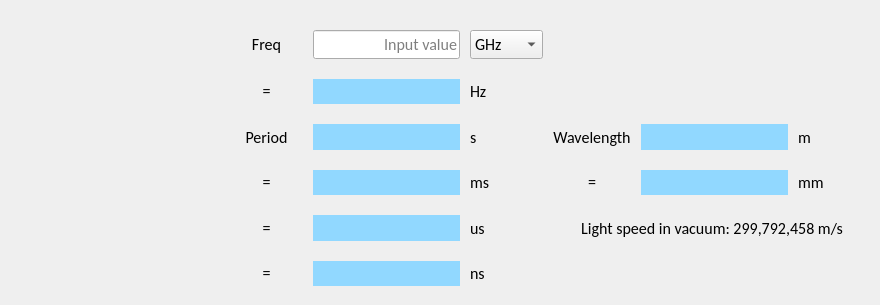
      <widget class="QWidget" name="tab_8">
       <attribute name="title">
        <string>Frequency</string>
       </attribute>
       <widget class="QWidget" name="gridLayoutWidget_5">
        <property name="geometry">
         <rect>
          <x>230</x>
          <y>30</y>
          <width>641</width>
          <height>266</height>
         </rect>
        </property>
        <layout class="QGridLayout" name="gridLayout_5" rowstretch="0,0,0,0,0,0" columnstretch="1,2,1,1,2,1">
         <property name="bottomMargin">
          <number>10</number>
         </property>
         <property name="horizontalSpacing">
          <number>10</number>
         </property>
         <property name="verticalSpacing">
          <number>20</number>
         </property>
         <item row="0" column="0">
          <widget class="QLabel" name="label_freqinput">
           <property name="font">
            <font>
             <family>Calibri</family>
             <pointsize>12</pointsize>
             <bold>false</bold>
            </font>
           </property>
           <property name="text">
            <string>Freq</string>
           </property>
           <property name="alignment">
            <set>Qt::AlignCenter</set>
           </property>
          </widget>
         </item>
         <item row="0" column="2">
          <widget class="QComboBox" name="comboBox_freq">
           <property name="font">
            <font>
             <family>Calibri</family>
             <pointsize>12</pointsize>
             <bold>false</bold>
            </font>
           </property>
           <item>
            <property name="text">
             <string>GHz</string>
            </property>
           </item>
           <item>
            <property name="text">
             <string>MHz</string>
            </property>
           </item>
           <item>
            <property name="text">
             <string>KHz</string>
            </property>
           </item>
          </widget>
         </item>
         <item row="2" column="2">
          <widget class="QLabel" name="label_11">
           <property name="font">
            <font>
             <family>Calibri</family>
             <pointsize>12</pointsize>
             <bold>false</bold>
            </font>
           </property>
           <property name="text">
            <string>s</string>
           </property>
           <property name="alignment">
            <set>Qt::AlignLeading|Qt::AlignLeft|Qt::AlignVCenter</set>
           </property>
          </widget>
         </item>
         <item row="3" column="1">
          <widget class="QLabel" name="label_freq_ms">
           <property name="font">
            <font>
             <family>Calibri</family>
             <pointsize>12</pointsize>
             <bold>false</bold>
            </font>
           </property>
           <property name="styleSheet">
            <string notr="true">QLabel{background-color: rgb(145, 216, 255)}</string>
           </property>
           <property name="text">
            <string/>
           </property>
           <property name="alignment">
            <set>Qt::AlignCenter</set>
           </property>
          </widget>
         </item>
         <item row="2" column="3">
          <widget class="QLabel" name="label_freqinput_3">
           <property name="font">
            <font>
             <family>Calibri</family>
             <pointsize>12</pointsize>
             <bold>false</bold>
            </font>
           </property>
           <property name="text">
            <string>Wavelength</string>
           </property>
           <property name="alignment">
            <set>Qt::AlignCenter</set>
           </property>
          </widget>
         </item>
         <item row="2" column="5">
          <widget class="QLabel" name="label_15">
           <property name="font">
            <font>
             <family>Calibri</family>
             <pointsize>12</pointsize>
             <bold>false</bold>
            </font>
           </property>
           <property name="text">
            <string>m</string>
           </property>
           <property name="alignment">
            <set>Qt::AlignLeading|Qt::AlignLeft|Qt::AlignVCenter</set>
           </property>
          </widget>
         </item>
         <item row="3" column="5">
          <widget class="QLabel" name="label_16">
           <property name="font">
            <font>
             <family>Calibri</family>
             <pointsize>12</pointsize>
             <bold>false</bold>
            </font>
           </property>
           <property name="text">
            <string>mm</string>
           </property>
           <property name="alignment">
            <set>Qt::AlignLeading|Qt::AlignLeft|Qt::AlignVCenter</set>
           </property>
          </widget>
         </item>
         <item row="5" column="1">
          <widget class="QLabel" name="label_freq_ns">
           <property name="font">
            <font>
             <family>Calibri</family>
             <pointsize>12</pointsize>
             <bold>false</bold>
            </font>
           </property>
           <property name="styleSheet">
            <string notr="true">QLabel{background-color: rgb(145, 216, 255)}</string>
           </property>
           <property name="text">
            <string/>
           </property>
           <property name="alignment">
            <set>Qt::AlignCenter</set>
           </property>
          </widget>
         </item>
         <item row="3" column="0">
          <widget class="QLabel" name="label_ageinput_27">
           <property name="font">
            <font>
             <family>Calibri</family>
             <pointsize>12</pointsize>
             <bold>false</bold>
            </font>
           </property>
           <property name="text">
            <string>=</string>
           </property>
           <property name="alignment">
            <set>Qt::AlignCenter</set>
           </property>
          </widget>
         </item>
         <item row="2" column="0">
          <widget class="QLabel" name="label_freqinput_2">
           <property name="font">
            <font>
             <family>Calibri</family>
             <pointsize>12</pointsize>
             <bold>false</bold>
            </font>
           </property>
           <property name="text">
            <string>Period</string>
           </property>
           <property name="alignment">
            <set>Qt::AlignCenter</set>
           </property>
          </widget>
         </item>
         <item row="3" column="2">
          <widget class="QLabel" name="label_12">
           <property name="font">
            <font>
             <family>Calibri</family>
             <pointsize>12</pointsize>
             <bold>false</bold>
            </font>
           </property>
           <property name="text">
            <string>ms</string>
           </property>
           <property name="alignment">
            <set>Qt::AlignLeading|Qt::AlignLeft|Qt::AlignVCenter</set>
           </property>
          </widget>
         </item>
         <item row="4" column="1">
          <widget class="QLabel" name="label_freq_us">
           <property name="font">
            <font>
             <family>Calibri</family>
             <pointsize>12</pointsize>
             <bold>false</bold>
            </font>
           </property>
           <property name="styleSheet">
            <string notr="true">QLabel{background-color: rgb(145, 216, 255)}</string>
           </property>
           <property name="text">
            <string/>
           </property>
           <property name="alignment">
            <set>Qt::AlignCenter</set>
           </property>
          </widget>
         </item>
         <item row="0" column="1">
          <widget class="QLineEdit" name="lineEdit_freqinput">
           <property name="font">
            <font>
             <family>Calibri</family>
             <pointsize>12</pointsize>
             <bold>false</bold>
            </font>
           </property>
           <property name="alignment">
            <set>Qt::AlignRight|Qt::AlignTrailing|Qt::AlignVCenter</set>
           </property>
           <property name="dragEnabled">
            <bool>true</bool>
           </property>
           <property name="placeholderText">
            <string>Input value</string>
           </property>
          </widget>
         </item>
         <item row="3" column="3">
          <widget class="QLabel" name="label_ageinput_30">
           <property name="font">
            <font>
             <family>Calibri</family>
             <pointsize>12</pointsize>
             <bold>false</bold>
            </font>
           </property>
           <property name="text">
            <string>=</string>
           </property>
           <property name="alignment">
            <set>Qt::AlignCenter</set>
           </property>
          </widget>
         </item>
         <item row="4" column="3" colspan="3">
          <widget class="QLabel" name="label_freqinput_4">
           <property name="font">
            <font>
             <family>Calibri</family>
             <pointsize>12</pointsize>
             <bold>false</bold>
            </font>
           </property>
           <property name="text">
            <string>Light speed in vacuum: 299,792,458 m/s</string>
           </property>
           <property name="alignment">
            <set>Qt::AlignCenter</set>
           </property>
          </widget>
         </item>
         <item row="4" column="2">
          <widget class="QLabel" name="label_13">
           <property name="font">
            <font>
             <family>Calibri</family>
             <pointsize>12</pointsize>
             <bold>false</bold>
            </font>
           </property>
           <property name="text">
            <string>us</string>
           </property>
           <property name="alignment">
            <set>Qt::AlignLeading|Qt::AlignLeft|Qt::AlignVCenter</set>
           </property>
          </widget>
         </item>
         <item row="2" column="1">
          <widget class="QLabel" name="label_freq_s">
           <property name="font">
            <font>
             <family>Calibri</family>
             <pointsize>12</pointsize>
             <bold>false</bold>
            </font>
           </property>
           <property name="styleSheet">
            <string notr="true">QLabel{background-color: rgb(145, 216, 255)}</string>
           </property>
           <property name="text">
            <string/>
           </property>
           <property name="alignment">
            <set>Qt::AlignCenter</set>
           </property>
          </widget>
         </item>
         <item row="2" column="4">
          <widget class="QLabel" name="label_freqlambda_m">
           <property name="font">
            <font>
             <family>Calibri</family>
             <pointsize>12</pointsize>
             <bold>false</bold>
            </font>
           </property>
           <property name="styleSheet">
            <string notr="true">QLabel{background-color: rgb(145, 216, 255)}</string>
           </property>
           <property name="text">
            <string/>
           </property>
           <property name="alignment">
            <set>Qt::AlignCenter</set>
           </property>
          </widget>
         </item>
         <item row="5" column="2">
          <widget class="QLabel" name="label_14">
           <property name="font">
            <font>
             <family>Calibri</family>
             <pointsize>12</pointsize>
             <bold>false</bold>
            </font>
           </property>
           <property name="text">
            <string>ns</string>
           </property>
           <property name="alignment">
            <set>Qt::AlignLeading|Qt::AlignLeft|Qt::AlignVCenter</set>
           </property>
          </widget>
         </item>
         <item row="4" column="0">
          <widget class="QLabel" name="label_ageinput_28">
           <property name="font">
            <font>
             <family>Calibri</family>
             <pointsize>12</pointsize>
             <bold>false</bold>
            </font>
           </property>
           <property name="text">
            <string>=</string>
           </property>
           <property name="alignment">
            <set>Qt::AlignCenter</set>
           </property>
          </widget>
         </item>
         <item row="3" column="4">
          <widget class="QLabel" name="label_freqlambda_mm">
           <property name="font">
            <font>
             <family>Calibri</family>
             <pointsize>12</pointsize>
             <bold>false</bold>
            </font>
           </property>
           <property name="styleSheet">
            <string notr="true">QLabel{background-color: rgb(145, 216, 255)}</string>
           </property>
           <property name="text">
            <string/>
           </property>
           <property name="alignment">
            <set>Qt::AlignCenter</set>
           </property>
          </widget>
         </item>
         <item row="5" column="0">
          <widget class="QLabel" name="label_ageinput_29">
           <property name="font">
            <font>
             <family>Calibri</family>
             <pointsize>12</pointsize>
             <bold>false</bold>
            </font>
           </property>
           <property name="text">
            <string>=</string>
           </property>
           <property name="alignment">
            <set>Qt::AlignCenter</set>
           </property>
          </widget>
         </item>
         <item row="1" column="1">
          <widget class="QLabel" name="label_freq_hz">
           <property name="font">
            <font>
             <family>Calibri</family>
             <pointsize>12</pointsize>
             <bold>false</bold>
            </font>
           </property>
           <property name="styleSheet">
            <string notr="true">QLabel{background-color: rgb(145, 216, 255)}</string>
           </property>
           <property name="text">
            <string/>
           </property>
           <property name="alignment">
            <set>Qt::AlignCenter</set>
           </property>
          </widget>
         </item>
         <item row="1" column="2">
          <widget class="QLabel" name="label_176">
           <property name="font">
            <font>
             <family>Calibri</family>
             <pointsize>12</pointsize>
             <bold>false</bold>
            </font>
           </property>
           <property name="text">
            <string>Hz</string>
           </property>
           <property name="alignment">
            <set>Qt::AlignLeading|Qt::AlignLeft|Qt::AlignVCenter</set>
           </property>
          </widget>
         </item>
         <item row="1" column="0">
          <widget class="QLabel" name="label_ageinput_33">
           <property name="font">
            <font>
             <family>Calibri</family>
             <pointsize>12</pointsize>
             <bold>false</bold>
            </font>
           </property>
           <property name="text">
            <string>=</string>
           </property>
           <property name="alignment">
            <set>Qt::AlignCenter</set>
           </property>
          </widget>
         </item>
        </layout>
       </widget>
      </widget>
